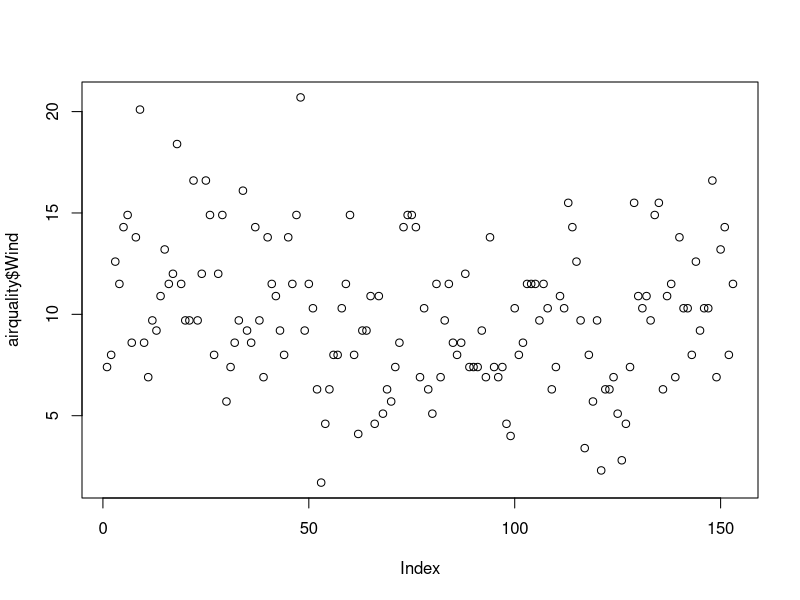
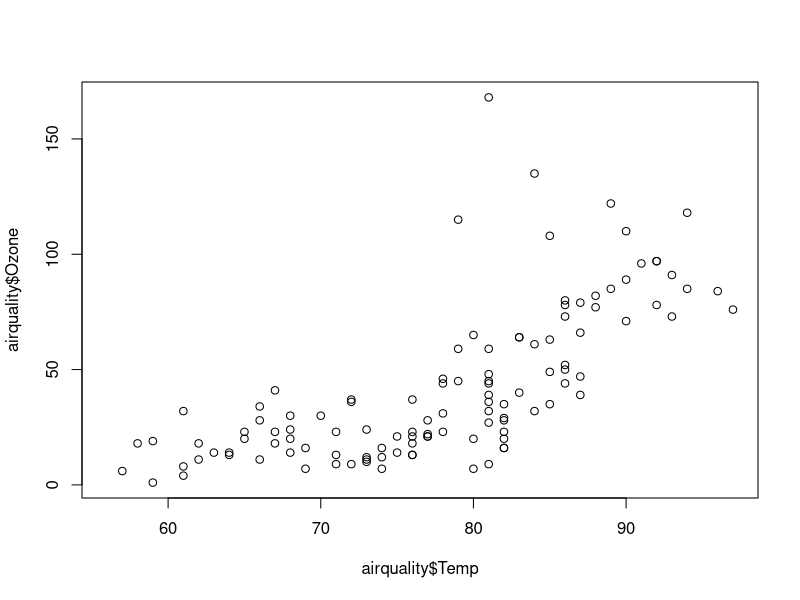
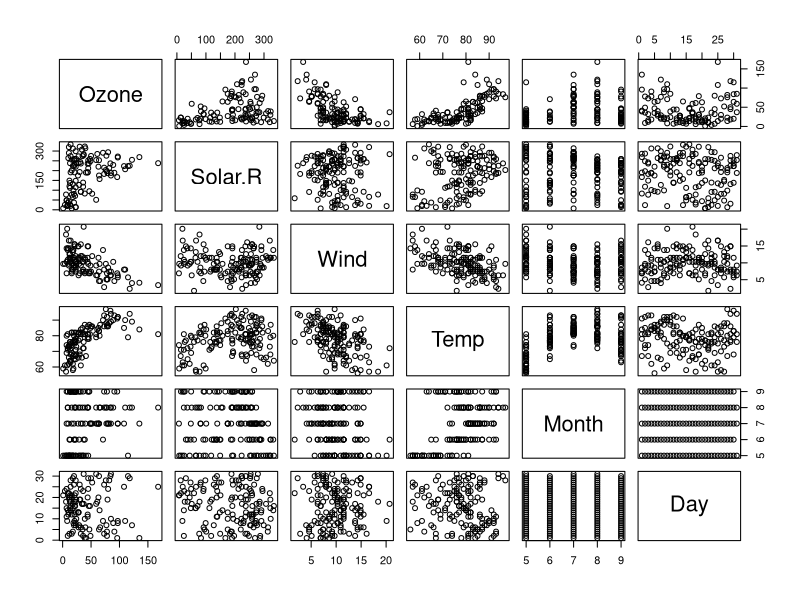
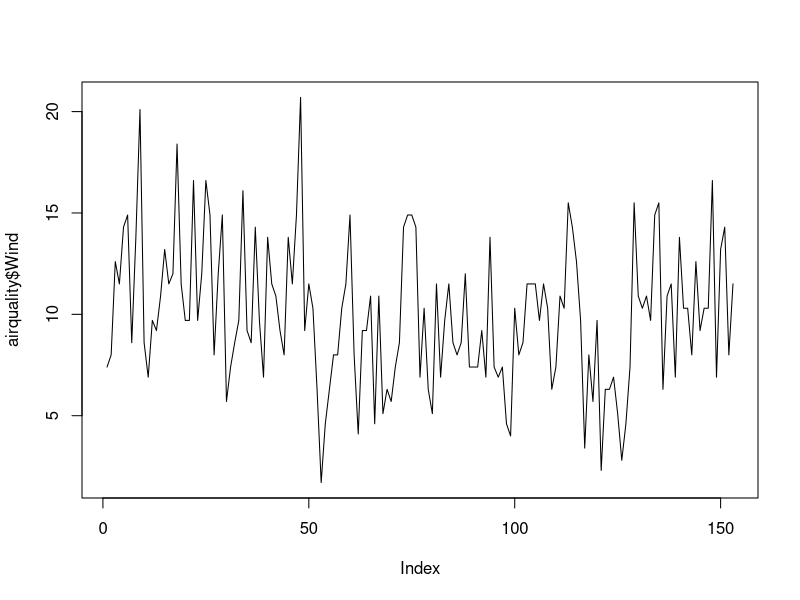
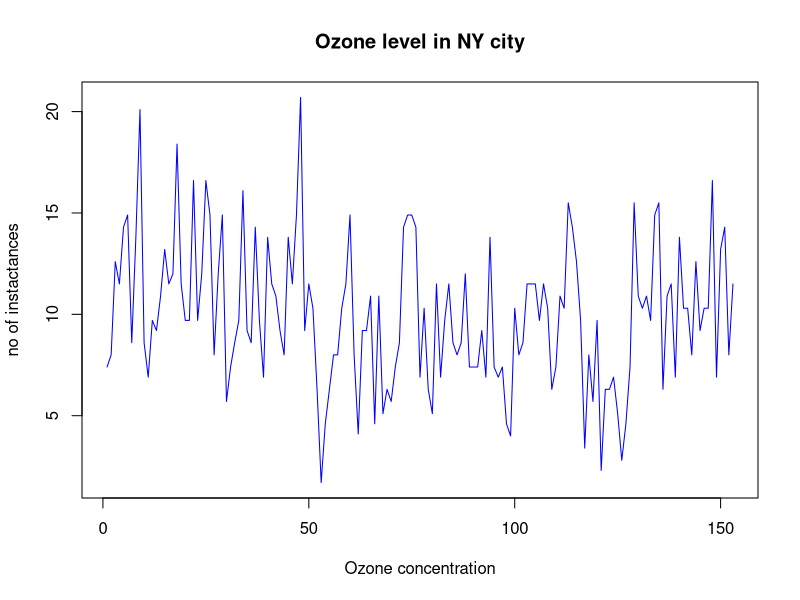
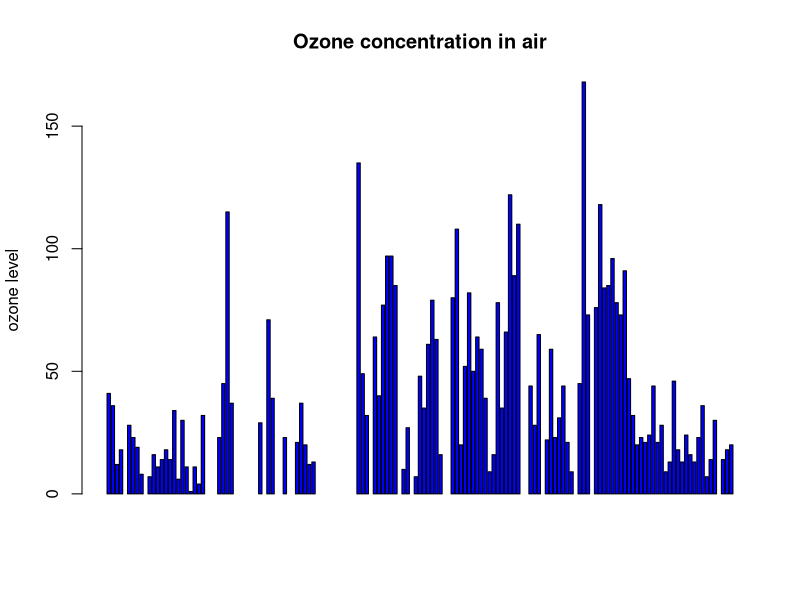
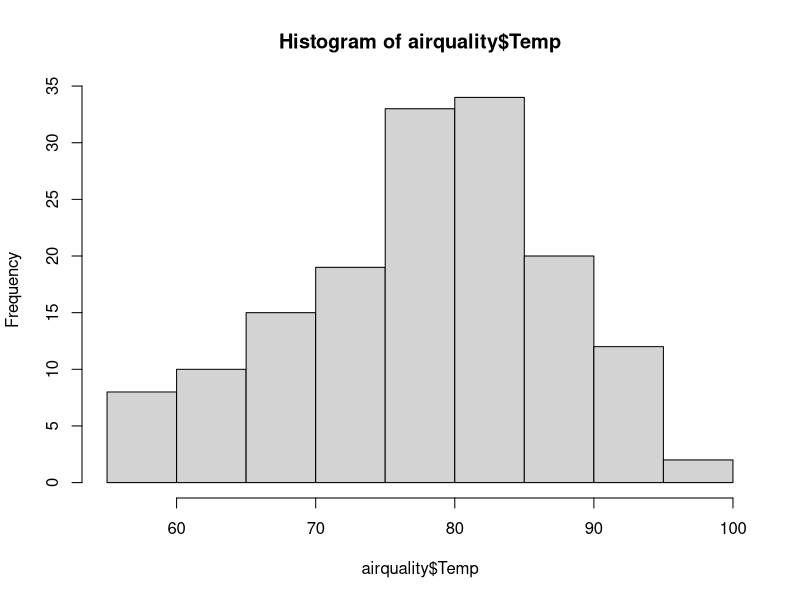
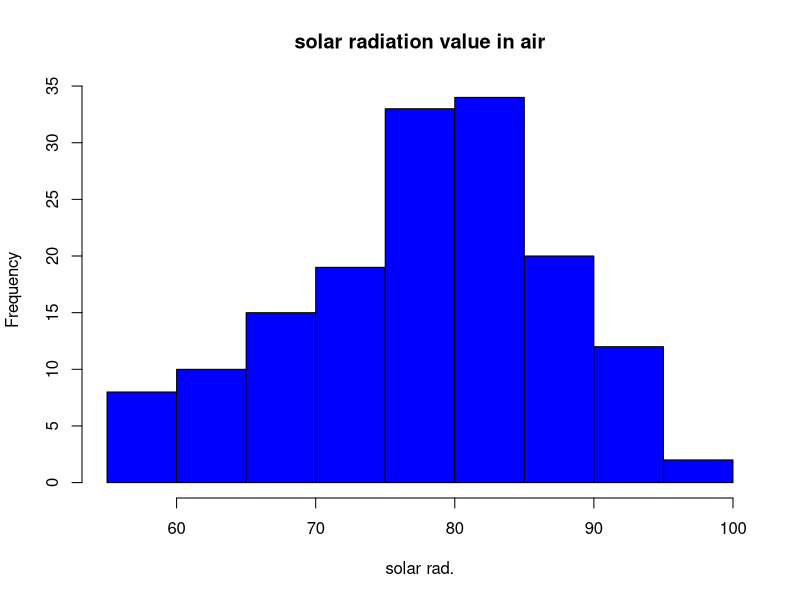

These charts were generated, in order, by the following R code: (Note: this script raises an error after producing the figures.)
airquality <-datasets::airquality

##top 10 rows and last 10 rows
head (airquality,10)
tail(airquality,10)

######columns
airquality[50:60,c(1,2)]

df<-airquality[,-6]

#descriptive statistics
#1
summary(airquality[,c(4,5)])

airquality$Temp
airquality$Wind
airquality$Ozone





#########summary of data######

#################
#visualiation
plot(airquality$Wind)

plot(airquality$Temp,airquality$Ozone,type="p")

plot(airquality)

#points and lines
plot(airquality$Wind,  type= "l") # p:point l:lines,b: both

plot(airquality$Wind, xlab = 'Ozone concentration',
     ylab = 'no of instactances',main = 'Ozone level in NY city',
     col = 'blue',type='l')



#horinzontal bar plot
barplot(airquality$Ozone,main = 'Ozone concentration in air',
        ylab = 'ozone level',col = 'blue',hori = F,axes = T)

#histogram
hist(airquality$Temp)
hist(airquality$Temp,
     main = 'solar radiation value in air',
     xlab = 'solar rad.', col = 'blue')

#single box plot
boxplot(airquality$wind,main="boxplot")
boxplot.stats(airquality$Wind)$out

#multiple box plots
boxplot(airqulity[,1:4],main='multiple')

